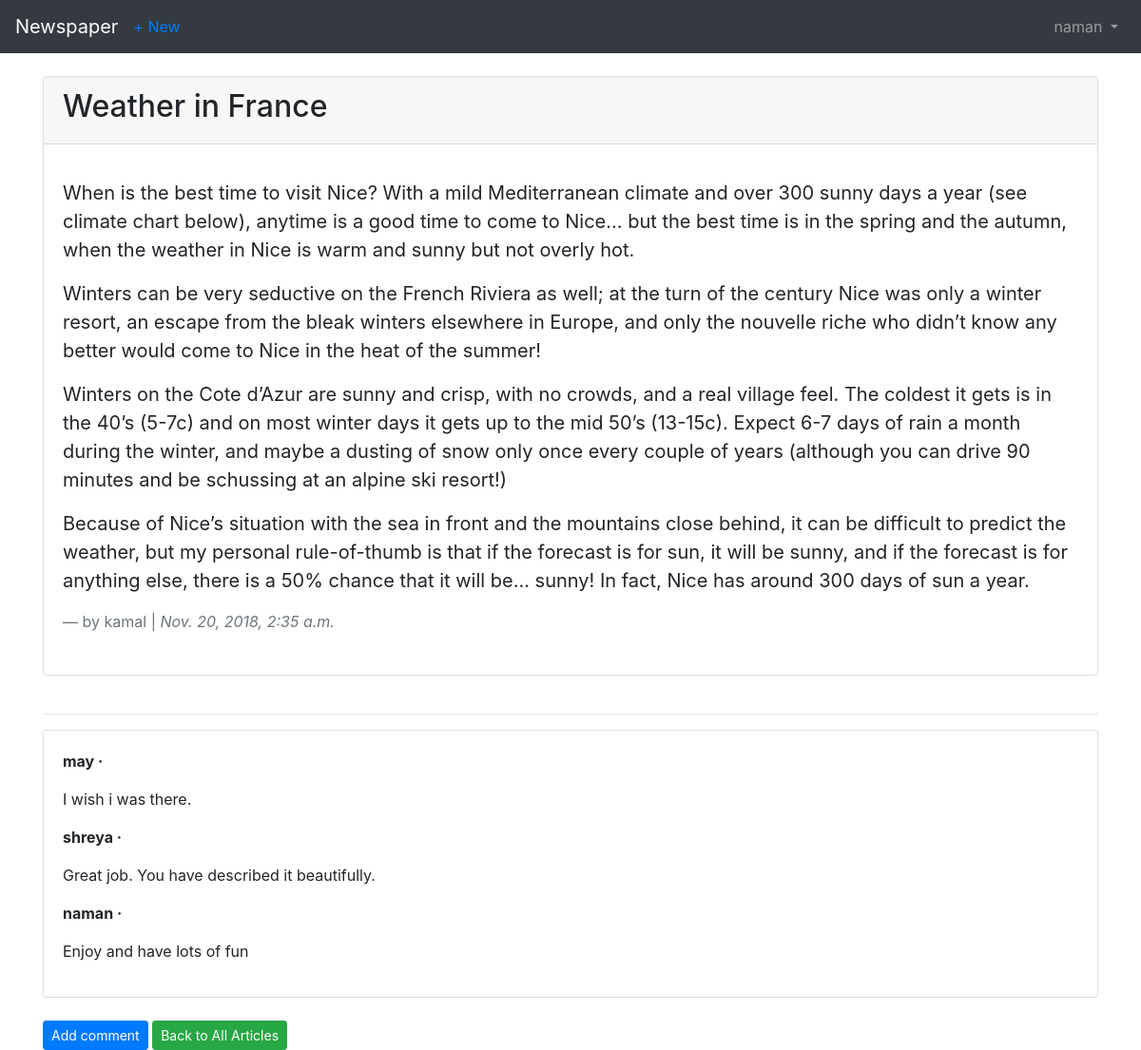
/articles/1/ (signed in), run on the app's committed database.
### users/models.py (models this page shows)
class CustomUser(AbstractUser):
	age = models.PositiveIntegerField(default= 0)

### articles/models.py (models this page shows, shortened)
class Article(models.Model):
	title = models.CharField(max_length=255)
	body = models.TextField()
	date = models.DateTimeField(auto_now_add=True)
	author = models.ForeignKey(
		settings.AUTH_USER_MODEL,
		on_delete=models.CASCADE,
	)

class Comment(models.Model):
	article = models.ForeignKey(
		Article,
		on_delete=models.CASCADE,
		related_name='comments',
	)
	comment = models.TextField()
	author = models.ForeignKey(
		settings.AUTH_USER_MODEL,
		on_delete=models.CASCADE,
	)
	def __str__(self):
		return self.comment

### articles/views.py (the view)
# urls.py: path('<int:pk>/',views.ArticleDetailView.as_view(), name='article_detail'),
class ArticleDetailView(LoginRequiredMixin, DetailView):
    model = Article
    template_name = 'article_detail.html'
    login_url = 'login'

### templates/article_detail.html (shortened to what this page needs)
{% extends 'base.html' %}
{% block content %}
<div class="card">
	<div class="card-header">
		<h2>{{ object.title|capfirst }}</h2>
	</div>
	<div class="card-body">
	  <blockquote class="blockquote mb-0">
		<p>{{ object.body|linebreaks }}</p>
		<footer class="blockquote-footer">by {{ object.author }} | <cite title="Source Title">{{ object.date }}</cite></footer>
	  </blockquote>
	  <br>
	</div>
</div>
<br>
<hr>
<div class="card">
	<div class="card-body">
	{% for comment in article.comments.all %}
		<p>
			<span class="font-weight-bold">{{ comment.author }} &middot;</span>
			{{ comment|linebreaks }}
		</p>
	{% empty %}
    <p>No comments here yet :(</p>
	{% endfor %}
	</div>
</div>
<br>
<a href="{% url 'add_comment_to_article' article.pk %}"><button class="btn btn-primary btn-sm">Add comment</button></a>
<a href="{% url 'article_list' %}"><button type="button" class="btn btn-success btn-sm">Back to All Articles</button></a>
{% endblock content %}

### templates/base.html (shortened to what this page needs)
<!doctype html>
<html lang="en">
  <head>
    <link rel="stylesheet" href="https://stackpath.bootstrapcdn.com/bootstrap/4.1.3/css/bootstrap.min.css">
  </head>
  <body>
    <nav class="navbar navbar-expand-md navbar-dark bg-dark mb-4">
      <a class="navbar-brand" href="{% url 'home' %}">Newspaper</a>
      {% if user.is_authenticated %}
        <ul class="navbar-nav mr-auto">
          <li class="nav-item"><a href="{% url 'article_new' %}">+ New</a></li>
        </ul>
      {% endif %}
      <div class="collapse navbar-collapse" id="navbarCollapse">
        {% if user.is_authenticated %}
          <ul class="navbar-nav ml-auto">
            <li class="nav-item">
              <a class="nav-link dropdown-toggle" href="#" id="userMenu"\
              data-toggle="dropdown" aria-haspopup="true" aria-expanded\
              ="false">
                {{ user.username }}
              </a>
            </li>
          </ul>
        {% endif %}
      </div>
    </nav>
    <div class="container">
      {% block content %}
      {% endblock content %}
    </div>
  </body>
</html>

### data on the page
CustomUser: username "naman"
Article: title "Weather in France", body "When is the best time to visit Nice? With a mild Mediterranean climate and over 300 sunny days a year (see climate chart below), anytime is a good time to come to Nice… but the best time is in the spring and the autumn, when the weather in Nice is warm and sunny but not overly hot. Winters can be very seductive on the French Riviera as well; at the turn of the century Nice was only a winter resort, an escape from the bleak winters elsewhere in Europe, and only the nouvelle riche who didn’t know any better would come to Nice in the heat of the summer! Winters on the Cote d’Azur are sunny and crisp, with no crowds, and a real village feel. The coldest it gets is in the 40’s (5-7c) and on most…", author "kamal", date "Nov. 20, 2018, 2:35 a.m."
Comment: author "may", comment "I wish i was there."
Comment: author "shreya", comment "Great job. You have described it beautifully."
Comment: author "naman", comment "Enjoy and have lots of fun"
